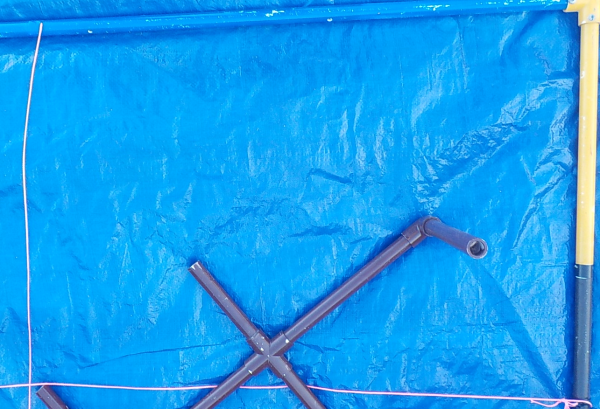
#> input picture B1.png, 600 x 409 px
$ python photomosaic_B.py
#> lines starting #> are read from the running program, lines starting #| are printed output that depends on the picture
from multiprocessing import Process
import cv2 as c
import numpy as n


def makemosaic():

    i1 = c.imread('B1.png')
#> i1 is the input picture: shape (409, 600, 3); mean B, G, R 238.4, 159.4, 22.3
    i2 = c.imread('B2.png')
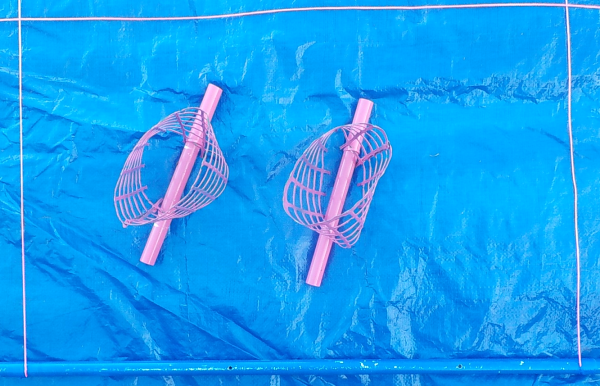
#> input picture B2.png, 600 x 386 px
#> i2 is the input picture: shape (386, 600, 3); mean B, G, R 241.8, 158.5, 22.1
    i3 = c.imread('B3.png')
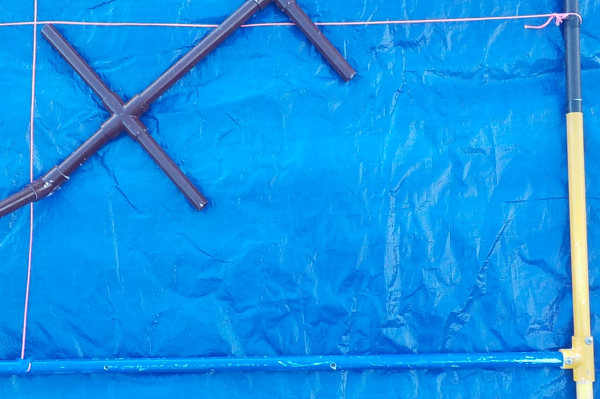
#> input picture B3.png, 600 x 399 px
#> i3 is the input picture: shape (399, 600, 3); mean B, G, R 230.7, 147, 16.5
    i4 = c.imread('B4.png')
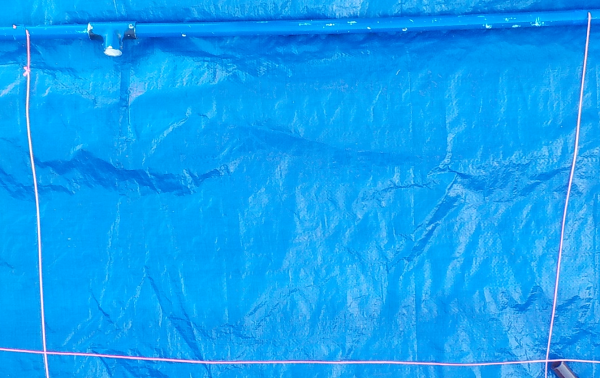
#> input picture B4.png, 600 x 378 px
#> i4 is the input picture: shape (378, 600, 3); mean B, G, R 243.1, 160.3, 16.2
    i5 = c.imread('B5.png')
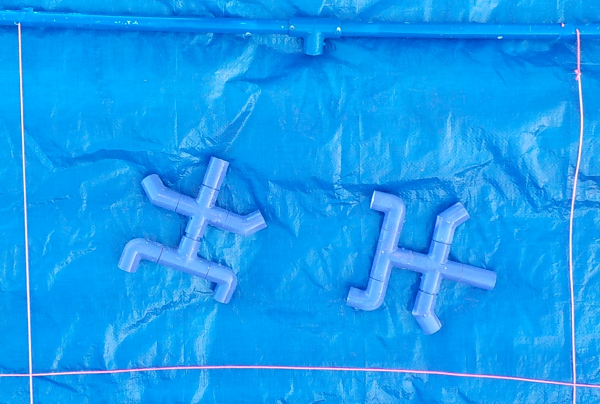
#> input picture B5.png, 600 x 404 px
#> i5 is the input picture: shape (404, 600, 3); mean B, G, R 240.5, 155.8, 19.4
    i6 = c.imread('B6.png')
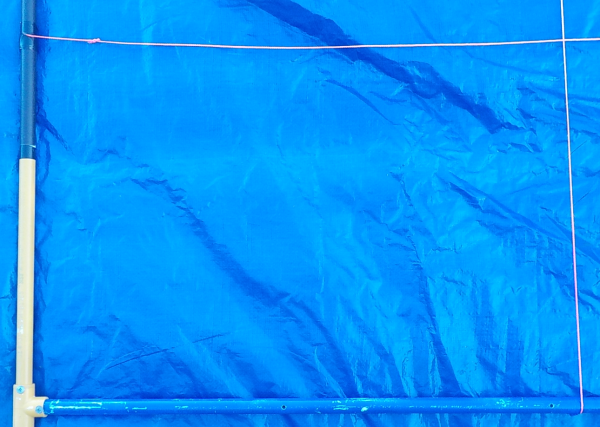
#> input picture B6.png, 600 x 427 px
#> i6 is the input picture: shape (427, 600, 3); mean B, G, R 248.5, 147.9, 7.2
    i7 = c.imread('B7.png')
    i8 = c.imread('B8.png')


    i1 = c.resize(i1, (400,400))
#> i1: shape (400, 400, 3)
    i2 = c.resize(i2, (400,400))
#> i2: shape (400, 400, 3)
    i3 = c.resize(i3, (400,400))
#> i3: shape (400, 400, 3)
    i4 = c.resize(i4, (400,400))
#> i4: shape (400, 400, 3)
    i5 = c.resize(i5, (400,400))
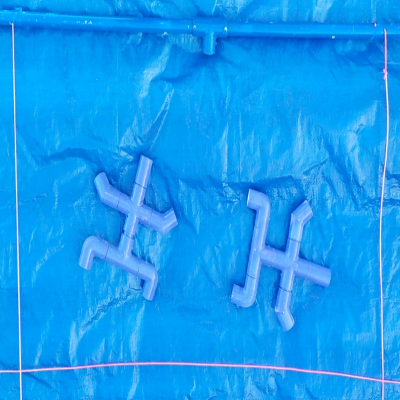
#> i5: shape (400, 400, 3); mean B, G, R 240.4, 155.7, 19.3
    i6 = c.resize(i6, (400,400))
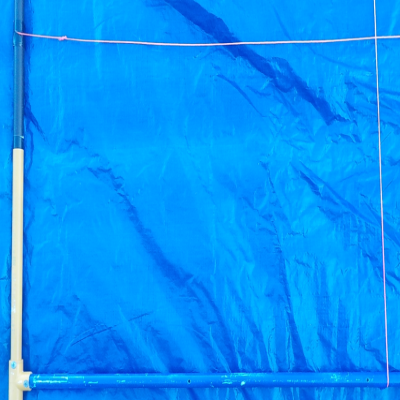
#> i6: shape (400, 400, 3); mean B, G, R 248.5, 147.8, 7.1
#> (the run stopped early here; a loop or call above may not have finished)
